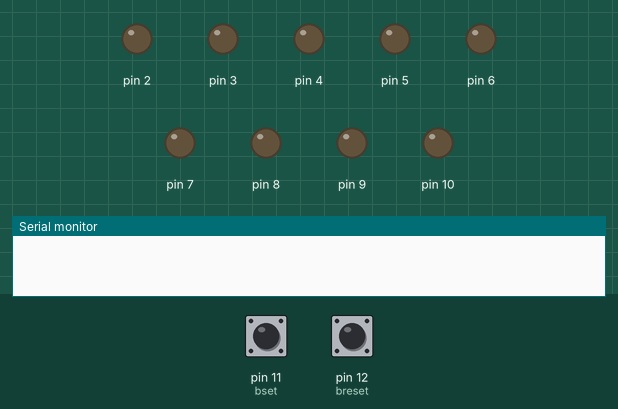
Simulated run of this sketch. Board: Arduino Uno, built with avr-gcc and run on an emulated ATmega328P. Parts: output pins drawn as LEDs (lit = HIGH), the last lines printed to the serial monitor. Inputs (shaded band) come from the test bench; at power-on: pin 11 (bset) HIGH, pin 12 (breset) HIGH.

Above: at 2.8 s.
2.9 s: pin 11 (bset) pulled LOW for 1.2 s
At 3.9 s:
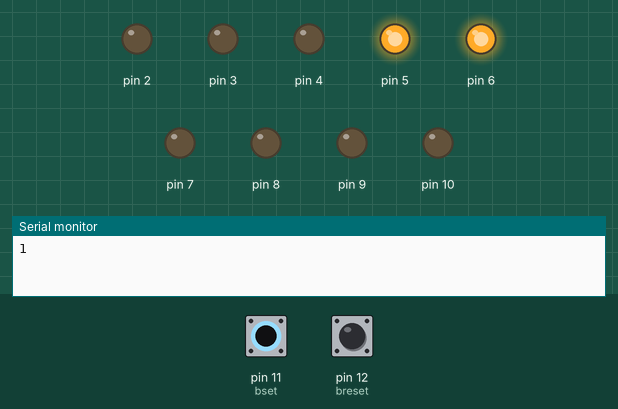
6.4 s: pin 12 (breset) pulled LOW for 1.2 s
At 6.9 s:
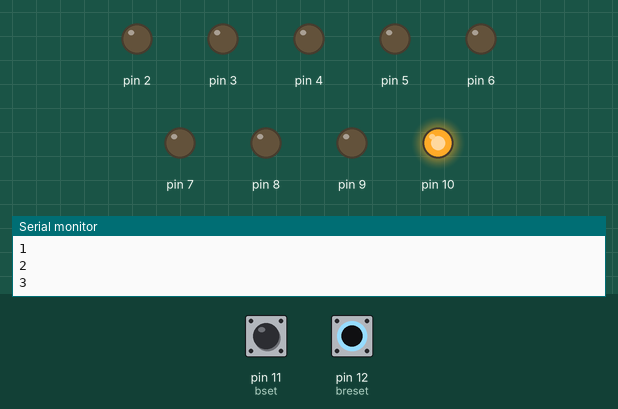
11.8 s: pin 11 (bset) pulled LOW for 3.2 s
At 12.9 s:
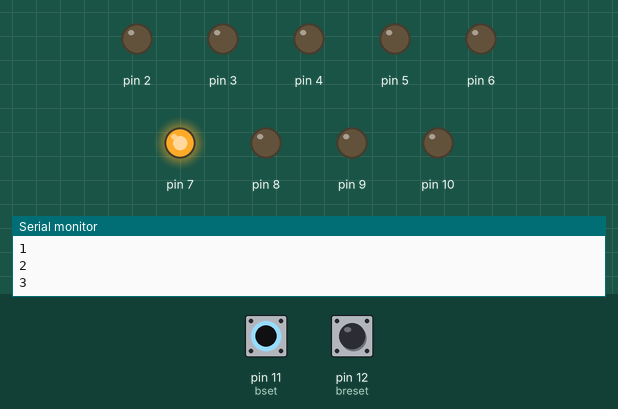
16.5 s: pin 12 (breset) pulled LOW for 1.2 s
At 16.9 s:
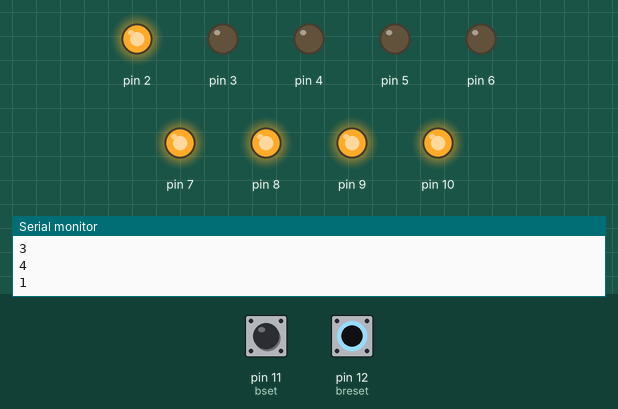
21.9 s: pin 11 (bset) pulled LOW for 1.2 s
At 22.9 s:
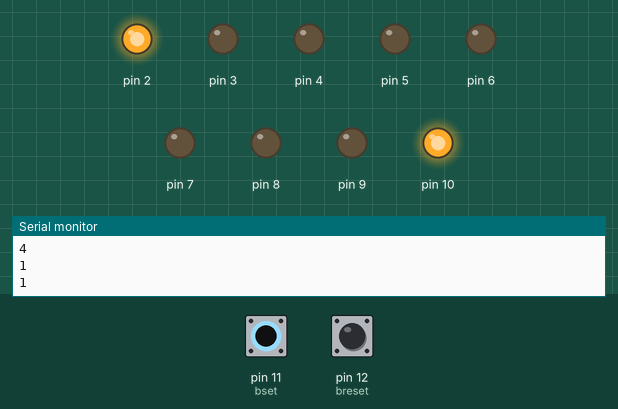
25.5 s: pin 11 (bset) pulled LOW for 1.2 s
At 25.9 s:
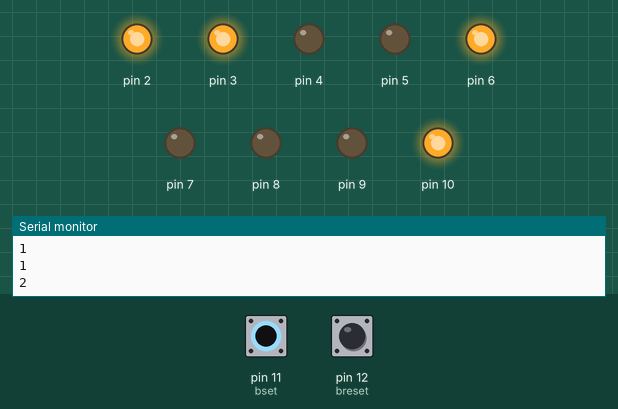
Timing chart, 0 to 30.0 s (numbered marks = the images above; inputs shaded):
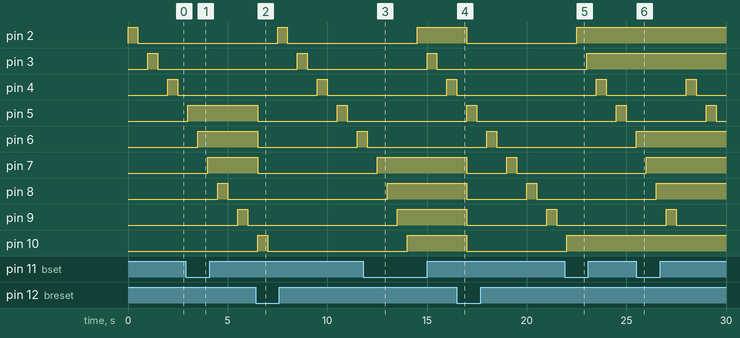

The sketch:

trabalho_descobrir_led_TC.ino
```cpp
#define breset 12
#define bset 11

//Função para reiniciar o jogo.
int reset(){
  for (int led =2 ; led<11; led++){
    digitalWrite(led, LOW);
  }
 return 0;
 //Condição para o ciclo reset terminar.
}
//Função para o LED acender.
int set(){
  for(int led = 2 ; led < 11; led++){
    digitalWrite(led,HIGH);
  }
  return 0;
}
//Função para os leds que se encontram acesos piscarem, se não estiver aceso o ciclo termina
//se tiver aceso os leds acendem e apagam quando junatmos com a função abaixo.
int leds_acesos(){
 	int led_aceso = 1;
 	for ( int led = 2; led < 11 && led_aceso!= 0; led++){
    	if(digitalRead(led) == LOW){
    	  	led_aceso = 0;
           //Se o led não estiver aceso termina o ciclo e permanece desligado.
    	}
  }
  return led_aceso;
}

 //Função para permitir que os leds acendam e apaguem num intervalo de 20000ms.
int vitoria(int tempo, int tempo_espera){

  int inicio = millis();
  int atual = millis();
  while(atual - inicio <= tempo_espera){
    set();
    delay(tempo);
    reset();
    delay(tempo);
   	atual = millis();
  }

  return 0;
//Termina o ciclo.
}

void setup() {

  Serial.begin(9600);

  pinMode(bset,INPUT_PULLUP);
  pinMode(breset,INPUT_PULLUP);

  for (int i = 2; i < 11; i++){
   	 pinMode(i, OUTPUT);
  }
}


void loop() {

	int tempo = 500;
	int tempo_espera=20000;
	int contador = 0;

	for (int led = 2 ; led < 11; led++){
	//Condição para que o contador comece de novo e o ciclo comece novamente no led 2.
  // Permite também que apenas os leds que se encontram acesos acendam.
	 if (leds_acesos() ){
         contador = vitoria(tempo,tempo_espera);
       	 led = 2;
   // para voltar ao inicio do ciclo
     }

     if (digitalRead(bset)== 0){
       digitalWrite(led, HIGH);
       delay(tempo);
       contador++;
       Serial.println(contador);
      }


    if (digitalRead(led)==LOW){
        digitalWrite(led, HIGH);
        delay(tempo);
        digitalWrite(led, LOW);
        delay (tempo);
      }

    if (digitalRead(breset) == 0){
        contador = reset();
        //O contador começa de novo.
    }

  }
    //Trabalho realizado por: Inês Martins Marçal.
}
```

Measured:
- after the input at 2.9 s, pin 5: goes on until 3.0 s, then stays HIGH; pin 8: LOW → HIGH after 1.6 s instead of 3.1 s; pin 9: LOW → HIGH after 2.6 s, → LOW 0.50 s later
- after the input at 6.4 s, pin 5: HIGH → LOW after 0.10 s, → HIGH 4.0 s later, → LOW 0.50 s later; pin 6: HIGH → LOW after 0.10 s, → HIGH 5.0 s later; pin 7: HIGH → LOW after 0.10 s; pin 8: stays LOW (without the input it goes to HIGH after 4.1 s); pin 9: stays LOW (without the input it goes to HIGH after 5.1 s)
- after the input at 11.8 s, pin 2: LOW → HIGH after 2.7 s; pin 3: LOW → HIGH after 3.2 s, → LOW 0.50 s later; pin 4: LOW → HIGH after 4.2 s; pin 7: goes on until 12.5 s, then stays HIGH
- after the input at 16.5 s, pin 2, pin 10: HIGH → LOW after 0.50 s; pin 3: stays LOW (without the input it goes to HIGH after 2.5 s); pin 4: goes on until 16.5 s, then stays LOW; pin 5: goes on until 17.5 s, then stays LOW; pin 7: HIGH → LOW after 0.50 s, → HIGH 2.0 s later, → LOW 0.50 s later
- after the input at 21.9 s, pin 4: LOW → HIGH after 1.6 s instead of 3.1 s; pin 5: LOW → HIGH after 2.6 s, → LOW 0.50 s later; pin 10: goes on until 22.0 s, then stays HIGH
- after the input at 25.5 s, pin 4: LOW → HIGH after 2.5 s instead of 4.0 s; pin 5: LOW → HIGH after 3.5 s, → LOW 0.50 s later; pin 6: goes on until 25.5 s, then stays HIGH
